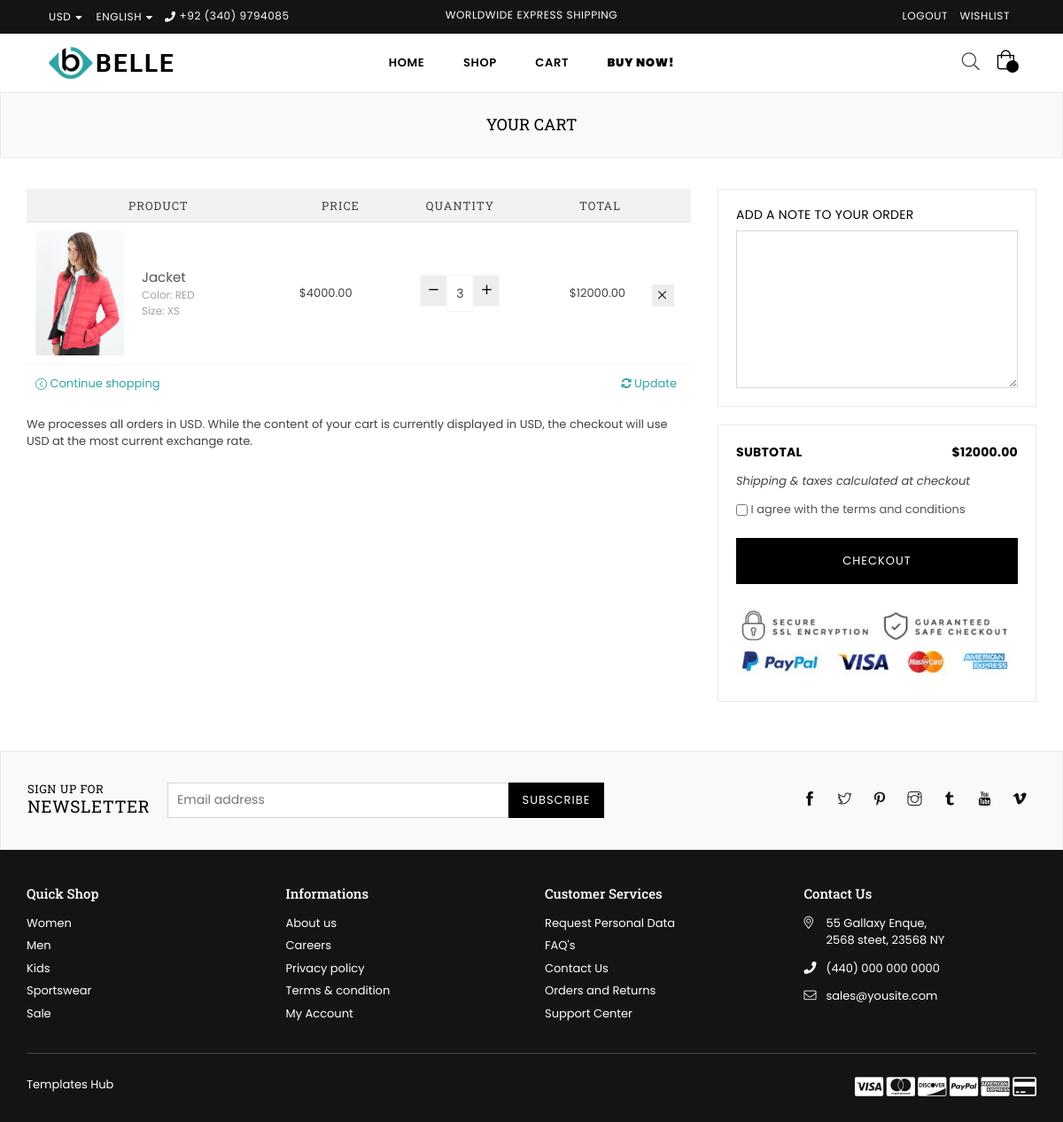
Page /shop/cart/ (signed in) on the earlier database version.
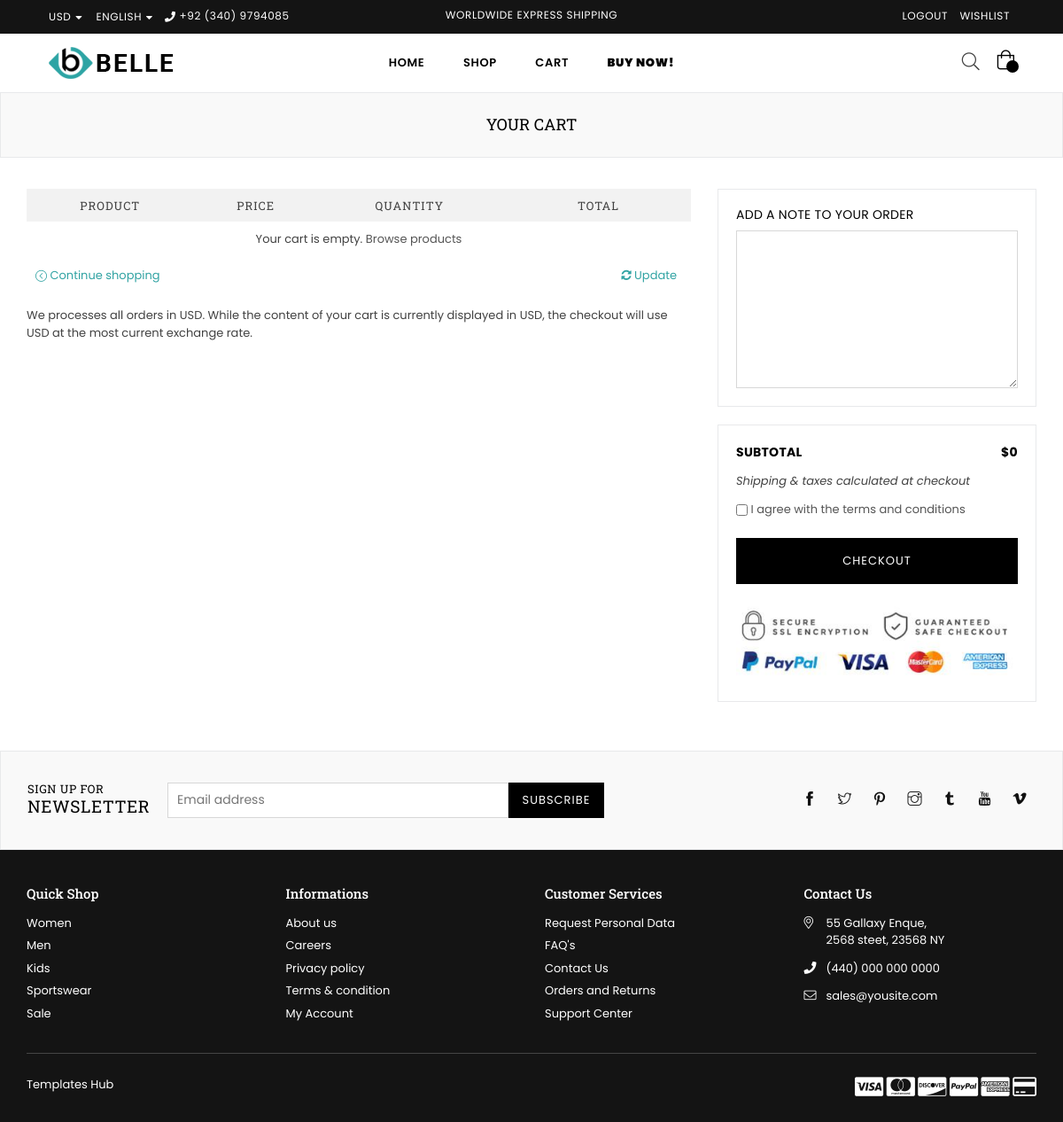
Same page on the later database version.
### app/models.py (models this page shows, shortened)
class CartItem(models.Model):
    cart = models.ForeignKey(Cart, on_delete=models.CASCADE)
    product = models.ForeignKey(Product, on_delete=models.CASCADE)
    color = models.ForeignKey(Color, on_delete=models.CASCADE)
    size = models.ForeignKey(Size, on_delete=models.CASCADE)
    quantity = models.PositiveIntegerField(default=1)
    @property
    def total_price(self):
        return self.product.price * self.quantity

class Product(models.Model):
    name = models.CharField(max_length=255)
    description = models.TextField()
    price = models.DecimalField(max_digits=10, decimal_places=2)
    slug= models.SlugField(unique=True)
    discounted_price = models.DecimalField(max_digits=10, decimal_places=2, null=True, blank=True)
    SKU = models.CharField(max_length=50, unique=True)
    stock = models.IntegerField()
    rating = models.FloatField()
    reviews_count = models.IntegerField()
    in_stock = models.BooleanField(default=True)
    is_new = models.BooleanField(default=False)
    is_on_sale = models.BooleanField(default=False)
    available_colors = models.ManyToManyField(Color, blank=True)
    available_sizes = models.ManyToManyField(Size, blank=True)
    product_type = models.CharField(max_length=50)
    collection = models.CharField(max_length=100)
    main_image = models.ImageField(upload_to='app/images/product_images/')
    hover_image = models.ImageField(upload_to='app/images/product_images/', blank=True, null=True)
    discount_percentage = models.IntegerField(null=True, blank=True)
    limited_stock_message = models.CharField(max_length=255, null=True, blank=True)
    is_featured= models.BooleanField(default=False)
    brand = models.ForeignKey(Brand, on_delete=models.CASCADE, null=True)
    tags = models.ManyToManyField(Tag, blank=True)
    wished_by = models.ManyToManyField(User, related_name='wishlisted_products', blank=True)

class Color(models.Model):
    name = models.CharField(max_length=50, unique=True)  # e.g., "Red", "Black"
    code = models.CharField(max_length=7, unique=True)  # e.g., "#FF0000"

class Size(models.Model):
    name = models.CharField(max_length=10, unique=True)  # e.g., "XS", "S", "M", "L", "XL"

### app/views.py (the view, shortened to what this page needs)
# urls.py: path('cart/', views.cart_page, name='cart'),
@login_required
def cart_page(request):
    cart, created = Cart.objects.get_or_create(user=request.user)
    cart_items = cart.cartitem_set.all()
    subtotal = sum(item.total_price for item in cart_items)
    context = {
        'cart_items': cart_items,
        'subtotal': subtotal,
    }
    return render(request, 'app/cart.html', context)

### app/context_processors.py (called while the page is built)
def cart_context(request):
    if request.user.is_authenticated:
        cart = Cart.objects.filter(user=request.user).first()
        if cart:
            cart_items = cart.cartitem_set.all()
            subtotal = sum(item.total_price for item in cart_items)
            total_items = sum(item.quantity for item in cart_items)
        else:
            cart_items = []
            subtotal = 0
            total_items = 0
        return {
            'cart_items': cart_items,
            'cart_subtotal': subtotal,
            'cart_total_items': total_items,
        }
    return {
        'cart_items': [],
        'cart_subtotal': 0,
        'cart_total_items': 0,
    }

### app/templates/app/cart.html (shortened to what the changed rows need)
{% extends 'base.html' %}
    {% load static %}
    {% block content %}
    <div id="page-content">
    	<div class="page section-header text-center">
			<div class="page-title">
        		<div class="wrapper"><h1 class="page-width">Your cart</h1></div>
      		</div>
		</div>
        <div class="container">
        	<div class="row">
                <div class="col-12 col-sm-12 col-md-8 col-lg-8 main-col">
                	<form action="#" method="post" class="cart style2">
                		<table>
                            <thead class="cart__row cart__header">
                                <tr>
                                    <th colspan="2" class="text-center">Product</th>
                                    <th class="text-center">Price</th>
                                    <th class="text-center">Quantity</th>
                                    <th class="text-right">Total</th>
                                    <th class="action">&nbsp;</th>
                                </tr>
                            </thead>
                    		<tbody>
                                {% for item in cart_items %}
                                <tr class="cart__row border-bottom line1 cart-flex border-top">
                                    <td class="cart__image-wrapper cart-flex-item">
                                        <a href="{% url 'product' item.product.slug  %}"><img class="cart__image" src="{{ item.product.main_image.url }}" alt="{{ item.product.name }}"></a>
                                    </td>
                                    <td class="cart__meta small--text-left cart-flex-item">
                                        <div class="list-view-item__title">
                                            <a href="#">{{item.product.name}} </a>
                                        </div>
                                        <div class="cart__meta-text">
                                            Color: {{ item.color.name }}<br>Size: {{ item.size.name }}<br>
                                        </div>
                                    </td>
                                    <td class="cart__price-wrapper cart-flex-item">
                                        <span class="money">${{ item.product.price }}</span>
                                    </td>
                                    <td class="cart__update-wrapper cart-flex-item text-right">
                                        <div class="cart__qty text-center">
                                            <div class="qtyField">
                                                <a class="qtyBtn minus" data-id="{{ item.id }}" href="javascript:void(0);"><i class="fa anm anm-minus-r" aria-hidden="true"></i></a>
                                                <input type="text" readonly name="quantity" value="{{ item.quantity | default:1 }}" data-id="{{ item.id }}" class="product-form__input qty">
                                                <a class="qtyBtn plus" data-id="{{ item.id }}" href="javascript:void(0);"><i class="fa anm anm-plus-r" aria-hidden="true"></i></a>
                                            </div>
                                        </div>
                                    </td>
                                    <td class="text-right small--hide cart-price">
                                        <div><span class="money" id="total-{{ item.id }}">${{ item.total_price|floatformat:2 }}</span></div>
                                    </td>
                                    <td class="text-center small--hide"><a href="?remove_item={{ item.id }}" class="btn btn--secondary cart__remove" title="Remove tem"><i class="icon icon anm anm-times-l"></i></a></td>
                                </tr>
                                {% empty %}
                                <tr>
                                    <td colspan="6" class="text-center">Your cart is empty. <a href="{% url 'shop' %}">Browse products</a></td>
                                </tr>
                                {% endfor %}
                            </tbody>
                    </table>
                    </form>
               	</div>
                <div class="col-12 col-sm-12 col-md-4 col-lg-4 cart__footer">
                    <div class="solid-border">
                      <div class="row">
                        <span class="col-12 col-sm-6 cart__subtotal-title cart__subtotal text-right"><span class="money" id="subtotal">${{ subtotal }}</span></span>
                      </div>
                    </div>
                </div>
            </div>
        </div>
    </div>
{% endblock content %}

Differences in the rows shown:
removed CartItem: product.main_image (picture), product.name "Jacket", color.name "RED", size.name "XS", product.price "4000.00", quantity "3", total_price "12000.00"
Other differences:
{{ subtotal }}: "12000.00" → "0"
text now shown: "Your cart is empty. Browse products"
